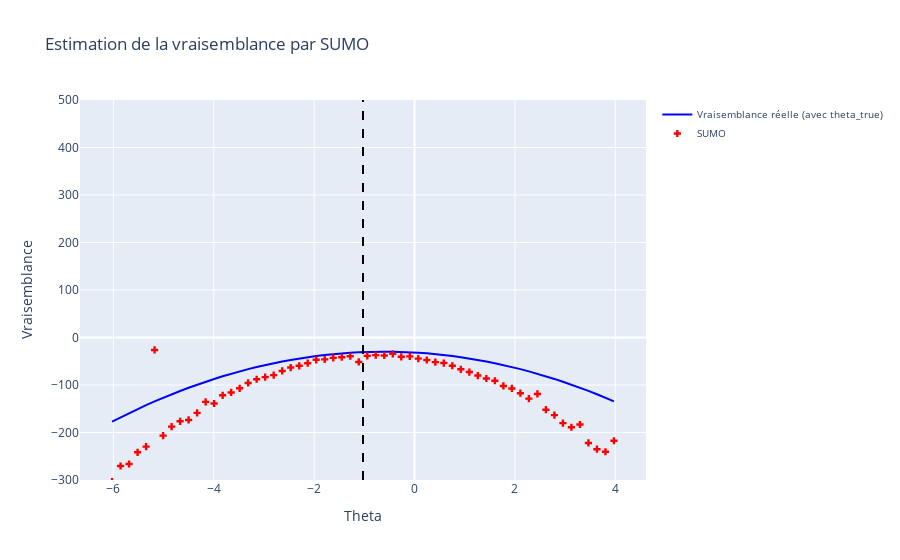

The notebook cell this image was saved under:
### Code cell
#On remarque c'est beaucoup plus long en important depuis le .py 
Code.plot_likelihood(r, x, noised_A, noised_b, theta_true, n_simulations, "ML_SS")
